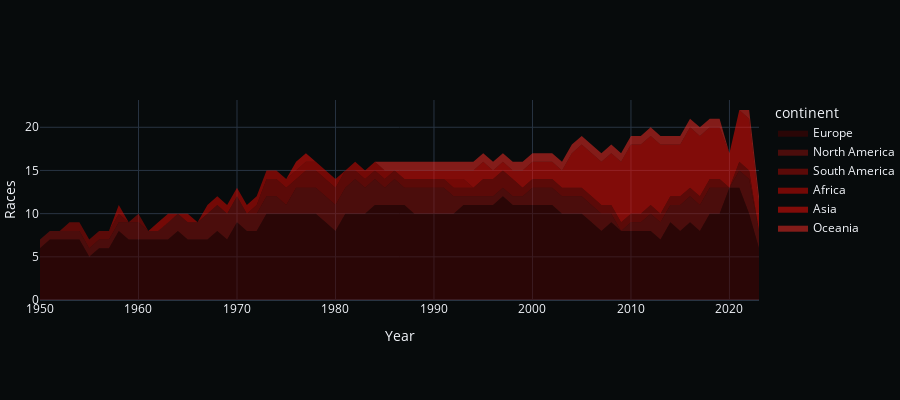

The cell this chart's notebook holds for it:
### Code cell
continent_split = race_calendar.groupby(
    ['year', 'continent']
    ).agg(
        {'circuitRef': 'count'}
        ).reset_index().merge(race_calendar.groupby('year').agg({'round': 'max'}).reset_index(), 
                              how='inner', 
                              on='year').rename(columns={'circuitRef': 'races'})


import plotly.express as px
fig = px.area(continent_split, 
              x="year", 
              y="races", 
              color="continent",
              # groupnorm='percent',
              labels={'year': 'Year','races': 'Races'},
              color_discrete_sequence=custom_colors
              )
fig.update_traces(line=dict(width=0))
fig.update_layout(
    template='plotly_dark',
    plot_bgcolor='rgba(7,11,12,100)',
    paper_bgcolor='rgba(7,11,12,100)',
)

fig.update_layout(height=400, margin={"r":0,"t":100,"l":0,"b":100})
fig.show()

continent_split.query('year == 2022')

### Figure 1 — Plotly figure (JSON) as saved in the notebook; plotly's stock layout.template omitted (floating-point values rounded to 4 significant figures)
{"data": [{"fillpattern": {"shape": ""}, "hovertemplate": "continent=Europe<br>Year=%{x}<br>Races=%{y}<extra></extra>", "legendgroup": "Europe", "line": {"color": "#4F0200", "width": 0}, "marker": {"symbol": "circle"}, "mode": "lines", "name": "Europe", "orientation": "v", "showlegend": true, "stackgroup": "1", "type": "scatter", "x": [1950, 1951, 1952, 1953, 1954, 1955, 1956, 1957, 1958, 1959, 1960, 1961, 1962, 1963, 1964, 1965, 1966, 1967, 1968, 1969, 1970, 1971, 1972, 1973, 1974, 1975, 1976, 1977, 1978, 1979, 1980, 1981, 1982, 1983, 1984, 1985, 1986, 1987, 1988, 1989, 1990, 1991, 1992, 1993, 1994, 1995, 1996, 1997, 1998, 1999, 2000, 2001, 2002, 2003, 2004, 2005, 2006, 2007, 2008, 2009, 2010, 2011, 2012, 2013, 2014, 2015, 2016, 2017, 2018, 2019, 2020, 2021, 2022, 2023], "xaxis": "x", "y": [6, 7, 7, 7, 7, 5, 6, 6, 8, 7, 7, 7, 7, 7, 8, 7, 7, 7, 8, 7, 9, 8, 8, 10, 10, 10, 10, 10, 10, 9, 8, 10, 10, 10, 11, 11, 11, 11, 10, 10, 10, 10, 10, 11, 11, 11, 11, 12, 11, 11, 11, 11, 11, 10, 10, 10, 9, 8, 9, 8, 8, 8, 8, 7, 9, 8, 9, 8, 10, 10, 13, 13, 10, 6], "yaxis": "y"}, {"fillpattern": {"shape": ""}, "hovertemplate": "continent=North America<br>Year=%{x}<br>Races=%{y}<extra></extra>", "legendgroup": "North America", "line": {"color": "#90100C", "width": 0}, "marker": {"symbol": "circle"}, "mode": "lines", "name": "North America", "orientation": "v", "showlegend": true, "stackgroup": "1", "type": "scatter", "x": [1950, 1951, 1952, 1953, 1954, 1955, 1956, 1957, 1958, 1959, 1960, 1961, 1962, 1963, 1964, 1965, 1966, 1967, 1968, 1969, 1970, 1971, 1972, 1973, 1974, 1975, 1976, 1977, 1978, 1979, 1980, 1981, 1982, 1983, 1984, 1985, 1986, 1987, 1988, 1989, 1990, 1991, 1992, 1993, 1994, 1995, 1996, 1997, 1998, 1999, 2000, 2001, 2002, 2003, 2004, 2005, 2006, 2007, 2008, 2010, 2011, 2012, 2013, 2014, 2015, 2016, 2017, 2018, 2019, 2021, 2022, 2023], "xaxis": "x", "y": [1, 1, 1, 1, 1, 1, 1, 1, 1, 2, 2, 1, 1, 2, 2, 2, 2, 3, 3, 3, 3, 2, 2, 2, 2, 1, 3, 3, 3, 3, 3, 3, 4, 3, 3, 2, 3, 2, 3, 3, 3, 3, 2, 1, 1, 1, 1, 1, 1, 1, 2, 2, 2, 2, 2, 2, 2, 2, 1, 1, 1, 2, 2, 2, 3, 3, 3, 3, 3, 2, 4, 2], "yaxis": "y"}, {"fillpattern": {"shape": ""}, "hovertemplate": "continent=South America<br>Year=%{x}<br>Races=%{y}<extra></extra>", "legendgroup": "South America", "line": {"color": "#AF0A05", "width": 0}, "marker": {"symbol": "circle"}, "mode": "lines", "name": "South America", "orientation": "v", "showlegend": true, "stackgroup": "1", "type": "scatter", "x": [1953, 1954, 1955, 1956, 1957, 1958, 1960, 1972, 1973, 1974, 1975, 1976, 1977, 1978, 1979, 1980, 1981, 1982, 1983, 1984, 1985, 1986, 1987, 1988, 1989, 1990, 1991, 1992, 1993, 1994, 1995, 1996, 1997, 1998, 1999, 2000, 2001, 2002, 2003, 2004, 2005, 2006, 2007, 2008, 2009, 2010, 2011, 2012, 2013, 2014, 2015, 2016, 2017, 2018, 2019, 2021, 2022], "xaxis": "x", "y": [1, 1, 1, 1, 1, 1, 1, 1, 2, 2, 2, 1, 2, 2, 2, 2, 2, 1, 1, 1, 1, 1, 1, 1, 1, 1, 1, 1, 1, 1, 2, 2, 2, 2, 1, 1, 1, 1, 1, 1, 1, 1, 1, 1, 1, 1, 1, 1, 1, 1, 1, 1, 1, 1, 1, 1, 1], "yaxis": "y"}, {"fillpattern": {"shape": ""}, "hovertemplate": "continent=Africa<br>Year=%{x}<br>Races=%{y}<extra></extra>", "legendgroup": "Africa", "line": {"color": "#E10801", "width": 0}, "marker": {"symbol": "circle"}, "mode": "lines", "name": "Africa", "orientation": "v", "showlegend": true, "stackgroup": "1", "type": "scatter", "x": [1958, 1962, 1963, 1965, 1967, 1968, 1969, 1970, 1971, 1972, 1973, 1974, 1975, 1976, 1977, 1978, 1979, 1980, 1982, 1983, 1984, 1985, 1992, 1993], "xaxis": "x", "y": [1, 1, 1, 1, 1, 1, 1, 1, 1, 1, 1, 1, 1, 1, 1, 1, 1, 1, 1, 1, 1, 1, 1, 1], "yaxis": "y"}, {"fillpattern": {"shape": ""}, "hovertemplate": "continent=Asia<br>Year=%{x}<br>Races=%{y}<extra></extra>", "legendgroup": "Asia", "line": {"color": "#FB0F07", "width": 0}, "marker": {"symbol": "circle"}, "mode": "lines", "name": "Asia", "orientation": "v", "showlegend": true, "stackgroup": "1", "type": "scatter", "x": [1976, 1977, 1987, 1988, 1989, 1990, 1991, 1992, 1993, 1994, 1995, 1996, 1997, 1998, 1999, 2000, 2001, 2002, 2003, 2004, 2005, 2006, 2007, 2008, 2009, 2010, 2011, 2012, 2013, 2014, 2015, 2016, 2017, 2018, 2019, 2020, 2021, 2022, 2023], "xaxis": "x", "y": [1, 1, 1, 1, 1, 1, 1, 1, 1, 2, 2, 1, 1, 1, 2, 2, 2, 2, 2, 4, 5, 5, 5, 6, 7, 8, 8, 8, 8, 6, 6, 7, 7, 6, 6, 4, 6, 6, 3], "yaxis": "y"}, {"fillpattern": {"shape": ""}, "hovertemplate": "continent=Oceania<br>Year=%{x}<br>Races=%{y}<extra></extra>", "legendgroup": "Oceania", "line": {"color": "#FF2E27", "width": 0}, "marker": {"symbol": "circle"}, "mode": "lines", "name": "Oceania", "orientation": "v", "showlegend": true, "stackgroup": "1", "type": "scatter", "x": [1985, 1986, 1987, 1988, 1989, 1990, 1991, 1992, 1993, 1994, 1995, 1996, 1997, 1998, 1999, 2000, 2001, 2002, 2003, 2004, 2005, 2006, 2007, 2008, 2009, 2010, 2011, 2012, 2013, 2014, 2015, 2016, 2017, 2018, 2019, 2022, 2023], "xaxis": "x", "y": [1, 1, 1, 1, 1, 1, 1, 1, 1, 1, 1, 1, 1, 1, 1, 1, 1, 1, 1, 1, 1, 1, 1, 1, 1, 1, 1, 1, 1, 1, 1, 1, 1, 1, 1, 1, 1], "yaxis": "y"}], "layout": {"height": 400, "legend": {"title": {"text": "continent"}, "tracegroupgap": 0}, "margin": {"b": 100, "l": 0, "r": 0, "t": 100}, "paper_bgcolor": "rgba(7,11,12,100)", "plot_bgcolor": "rgba(7,11,12,100)", "xaxis": {"anchor": "y", "domain": [0, 1], "title": {"text": "Year"}}, "yaxis": {"anchor": "x", "domain": [0, 1], "title": {"text": "Races"}}}}
